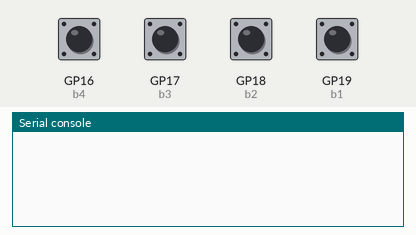
Bench run of a program on a simulated Raspberry Pi Pico running MicroPython. On the bench: the last lines printed to the serial console. Inputs (shaded band) come from the test bench; at power-on: GP16 (b4), GP17 (b3), GP18 (b2), GP19 (b1) HIGH.

Above: at 1.2 s.
1.3 s: GP16 (b4) pulled LOW for 0.15 s
At 1.46 s:
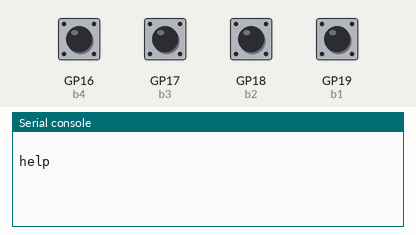
2.9 s: GP17 (b3) pulled LOW for 0.15 s
At 3.06 s:
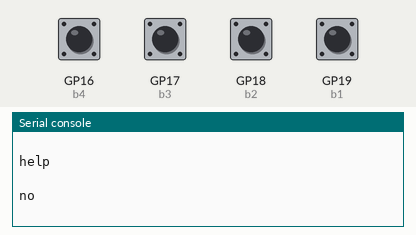
4.5 s: GP18 (b2) pulled LOW for 0.15 s
At 4.66 s:
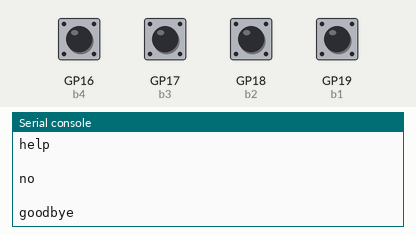
6.1 s: GP19 (b1) pulled LOW for 0.15 s
At 6.26 s:
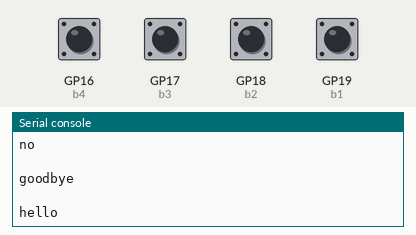
7.7 s: GP16 (b4) driven LOW and GP17 (b3) driven LOW
At 8.6 s:
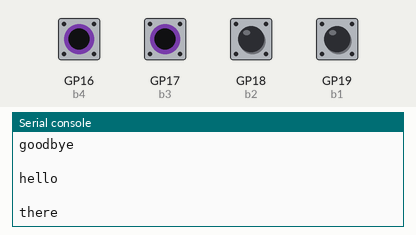
9.2 s: GP18 (b2) pulled LOW for 1 s
At 9.8 s:
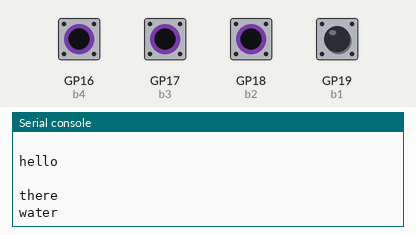

Measured:
- after the input at 1.3 s, the serial console: prints a new line at once (image 1)
- after the input at 2.9 s, the serial console: prints a new line at once (image 2)
- after the input at 4.5 s, the serial console: prints a new line at once (image 3)
- after the input at 6.1 s, the serial console: prints a new line at once (image 4)
- after the input at 7.7 s, the serial console: prints a new line at once (image 5)
- after the input at 9.2 s, the serial console: prints a new line at once (image 6)

The program:

prototype_build_v2.py
```python
from machine import Pin
import time

b1 = Pin(19, Pin.IN, Pin.PULL_UP)
b2 = Pin(18, Pin.IN, Pin.PULL_UP)
b3 = Pin(17, Pin.IN, Pin.PULL_UP)
b4 = Pin(16, Pin.IN, Pin.PULL_UP)

phrases = {
    1: "hello",
    2: "goodbye",
    3: "yes",
    4: "no",
    5: "how are you",
    6: "I am good",
    7: "I am not good",
    8: "help",
    9: "stop",
    10: "go",
    11: "this",
    12: "there",
    13: "I need",
    14: "water",
    15: "food"
}

def read_buttons():
    value = 0

    if b1.value() == 0:
        value += 1
    if b2.value() == 0:
        value += 2
    if b3.value() == 0:
        value += 4
    if b4.value() == 0:
        value += 8

    return value


last_gesture = -1

while True:

    gesture = read_buttons()

    if gesture != last_gesture:

        if gesture == 0:
            print("")
        elif gesture in phrases:
            print(phrases[gesture])

        last_gesture = gesture

    time.sleep(0.1)
```
